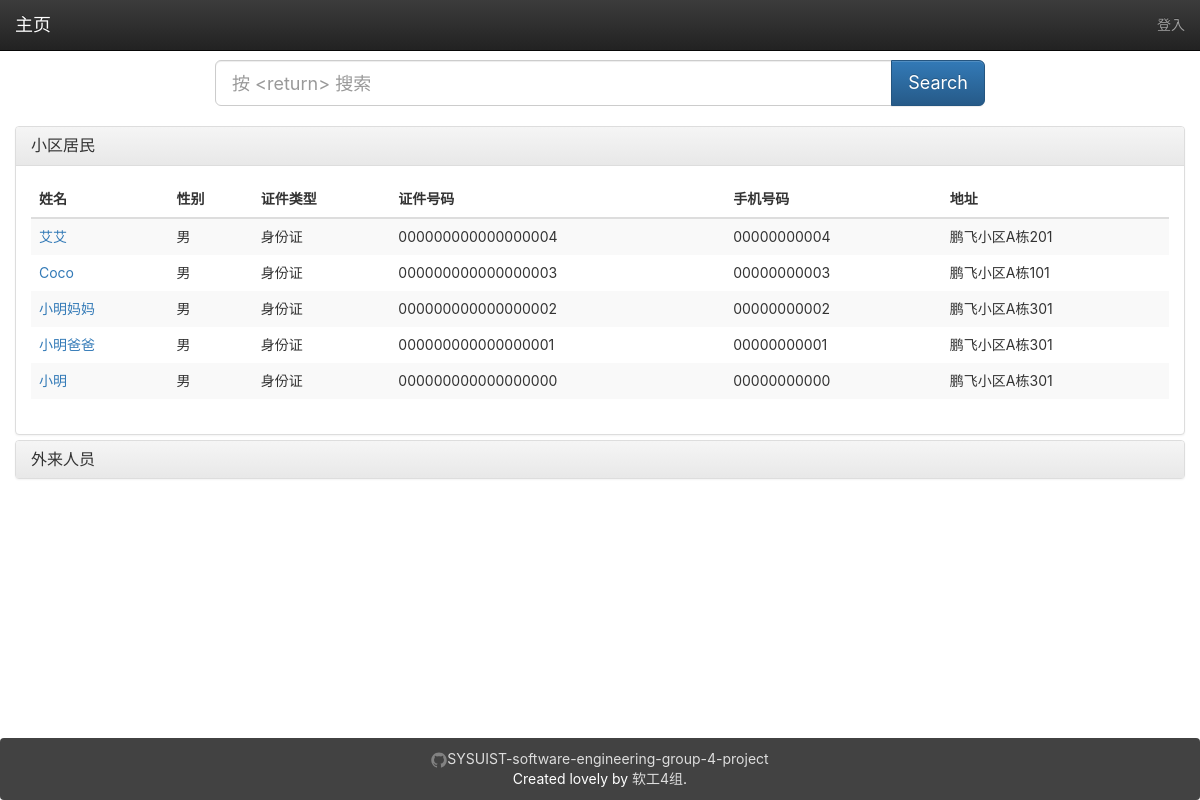
The page /people/ on the database its author committed.
### Interface/app/models.py (models this page shows, shortened)
class Residents(db.Model):
    __tablename__ = 'residents'
    id = db.Column(db.Integer, primary_key=True)
    id_number = db.Column(db.String(64), unique=True)
    id_type = db.Column(db.String(64))
    name = db.Column(db.String(64))
    gender = db.deferred(db.Column(db.String(128)))
    phone_number = db.Column(db.String(128))
    address = db.Column(db.String(32), nullable=True)
    avatar = db.Column(db.String(128))
    face = db.relationship('Face',
                           backref=db.backref('resident', lazy='joined'),
                           lazy='dynamic',
                           cascade='all, delete-orphan')
    temperatures = db.relationship('Temperature',
                           backref=db.backref('resident', lazy='joined'),
                           lazy='dynamic',
                           cascade='all, delete-orphan')

### Interface/app/main/people/views.py (the view)
@book.route('/')
def people():
    search_word = request.args.get('search')
    search_form = SearchForm()
    page = request.args.get('page', 1, type=int)
    the_residents = Residents.query
    the_visitors = Visitors.query
    if search_word:
        search_word = search_word.strip()
        the_residents = the_residents.filter(db.or_(
            Residents.id_number.ilike(u"%%%s%%" % search_word), Residents.id_type.ilike(u"%%%s%%" % search_word), Residents.name.ilike(
                u"%%%s%%" % search_word), Residents.gender.ilike(u"%%%s%%" % search_word), Residents.address.ilike(u"%%%s%%" % search_word),
                Residents.phone_number.ilike(u"%%%s%%" % search_word)))
        the_visitors = the_visitors.filter(db.or_(
            Visitors.id_number.ilike(u"%%%s%%" % search_word), Visitors.id_type.ilike(u"%%%s%%" % search_word), Visitors.name.ilike(
                u"%%%s%%" % search_word), Visitors.gender.ilike(u"%%%s%%" % search_word), Visitors.address.ilike(u"%%%s%%" % search_word),
                Visitors.phone_number.ilike(u"%%%s%%" % search_word)))
        search_form.search.data = search_word
    else:
        the_residents = Residents.query.order_by(Residents.id.desc())
        the_visitors = Visitors.query.order_by(Visitors.id.desc())
    residents_pagination = the_residents.paginate(page, per_page=8)
    residents_result = residents_pagination.items
    visitors_pagination = the_visitors.paginate(page, per_page=8)
    visitors_result = visitors_pagination.items
    return render_template("people.html", residents=residents_result, visitors=visitors_result,
        visitors_pagination=visitors_pagination, residents_pagination=residents_pagination, search_form=search_form,
        title_resident=u"小区居民", title_visitor=u"外来人员")

### Interface/app/main/people/forms.py
class SearchForm(FlaskForm):
    search = StringField(validators=[DataRequired()])
    submit = SubmitField(u"搜索")

### Interface/app/main/index/views.py (called while the page is built)
@main.app_context_processor
def inject_permissions():
    return dict(Permission=Permission)

### Interface/app/main/people/templates/people.html (shortened to what this page needs)
{% extends "base.html" %}
{% from "bootstrap/pagination.html" import render_pagination %}
{% import "bootstrap/wtf.html" as wtf %}
{% block mycontent %}
    <div class="row">
        <div class="col-sm-8 col-sm-offset-2">
            <form class="form form-horizontal" method="get">
                <div class="input-group  input-group-lg">
                    {{ search_form.search(placeholder="按 <return> 搜索",class_="form-control") }}
                <span class="input-group-btn">
                    <input class="btn btn-primary" id="submit" name="submit" type="submit" value="Search">
                </span>
                </div>
            </form>
        </div>
    </div>
    <br>
        <div class="panel-group" id="accordion" role="tablist" aria-multiselectable="true">
            <div class="panel panel-default">
                <div class="panel-heading" role="tab" id="headingOne">
                    <h4 class="panel-title">
                        <a role="button" data-toggle="collapse" data-parent="#accordion" href="#summary"
                           aria-expanded="true" aria-controls="collapseOne">
                           {{ title_resident }}
                        </a>
                    </h4>
                </div>
                <div id="summary" class="panel-collapse collapse in" role="tabpanel"
                     aria-labelledby="headingOne">
                    <div class="panel-body">
                        <table class="table table-striped table-hover">
                            <thead>
                            <tr>
                                <th>姓名</th>
                                <th class="hidden-xs">性别</th>
                                <th class="hidden-xs">证件类型</th>
                                <th class="hidden-xs">证件号码</th>
                                <th class="hidden-xs">手机号码</th>
                                <th class="hidden-xs">地址</th>
                            </tr>
                            </thead>
                            <tbody>
                            {%- for resident in residents -%}
                                <tr>
                                    <td><a href="{{ url_for('book.people_detail',people_id=resident.id,isresident=True) }}">{{ resident.name }}</a></td>
                                    <td class="hidden-xs">{{ resident.gender }}</td>
                                    <td class="hidden-xs">{{ resident.id_type }}</td>
                                    <td class="hidden-xs">{{ resident.id_number }}</td>
                                    <td class="hidden-xs">{{ resident.phone_number }}</td>
                                    <td class="hidden-xs">{{ resident.address }}</td>
                                </tr>
                            {%- endfor -%}
                            </tbody>
                        </table>
                    </div>
                </div>
            </div>
            <div class="panel panel-default">
                <div class="panel-heading" role="tab" id="catalog">
                    <h4 class="panel-title">
                        <a class="collapsed" role="button" data-toggle="collapse" data-parent="#accordion"
                           href="#collapseTwo" aria-expanded="false" aria-controls="collapseTwo">
                           {{ title_visitor }}
                        </a>
                    </h4>
                </div>
            </div>
        </div>
{%- endblock -%}

### Interface/app/templates/base.html (shortened to what this page needs)
{%- extends "bootstrap/base.html" -%}
{%- from 'bootstrap/utils.html' import flashed_messages,icon -%}
{%- block styles -%}
    <link href="{{ url_for('static',filename='css/bootstrap.min.css') }}" rel="stylesheet">
    <link href="{{ url_for('static',filename='css/bootstrap-theme.min.css') }}" rel="stylesheet">
    <link href="{{ url_for('static',filename='css/main.css') }}" rel="stylesheet">
{%- endblock -%}
{%- block body_attribs %} class="Site"{%- endblock -%}
{%- block navbar -%}
    <nav class="navbar  navbar-inverse navbar-fixed-top">
        <div class="container-fluid">
            <div class="navbar-header">
                <a class="navbar-brand" href="{{ url_for('main.index') }}">主页</a>
            </div>
            <div class="collapse navbar-collapse" id="bs-example-navbar-collapse-1">
                <ul class="nav navbar-nav navbar-right">
                    {%- if current_user.is_authenticated -%}
                        <li {% if request.path == url_for('user.detail',user_id=current_user.id) -%}
                            class="active"{%- endif -%} >
                            <a href="{{ url_for('user.detail',user_id=current_user.id) }}">{{ current_user.name }}</a>
                        </li>
                        <li><a href="{{ url_for('auth.logout') }}">登出</a></li>
                    {%- else -%}
                        <li><a href="{{ url_for('auth.login') }}">登入</a></li>
                    {%- endif -%}
                </ul>
            </div>
        </div>
    </nav>
{%- endblock -%}
{%- block content -%}
    <main class="container-fluid Site-content">
        {%- block mycontent -%}{%- endblock -%}
    </main>
    <footer class="panel panel-inverse">
        <div id="site-footer-content">
            <div><a href="https://github.com/droid866/SYSUIST-software-engineering-group-4-project" target="_blank"><span
                    class="icon icon--github"></span><span class="username">SYSUIST-software-engineering-group-4-project</span></a></div>
            <span class="line-wrap">Created lovely by <a href="https://github.com/droid866/SYSUIST-software-engineering-group-4-project">软工4组</a>.</span>
        </div>
    </footer>
{%- endblock -%}

### Interface/app/static/css/main.css (style rules this page uses)
html, body { height: 100%; width: 100%; margin: 0; padding: 0; }
.Site { display: -webkit-box; display: -moz-box; display: -ms-flexbox; display: -webkit-flex; display: flex; flex-direction: column; }
.Site-content { -webkit-box-flex: 1 0 auto; -moz-box-flex: 1 0 auto; -webkit-flex: 1 0 auto; -ms-flex: 1 0 auto; flex: 1 0 auto; width: 100%; margin-top: 60px; }
.panel.panel-inverse { -webkit-box-flex: none; -moz-box-flex: none; -webkit-flex: none; -ms-flex: none; flex: none; margin-bottom: 0; background-color: #424242; color: white; text-align: center; padding: 1rem; }
.panel.panel-inverse a { color: #ddd; }
.line-wrap { display: inline-block; }
.icon > svg { display: inline-block; width: 16px; height: 16px; vertical-align: middle; }
html, body, main { font-family: -apple-system, "Helvetica Neue", Helvetica, Arial, sans-serif; }
#accordion .panel-body, [class^="flask-pagedown"] { max-height: 50rem; overflow-y: scroll; }
.table.table-striped { border: none; }
.table.table-striped td { border: none; }

### rows shown on the page
Residents: name "艾艾", gender "男", id_type "身份证", id_number "000000000000000004", phone_number "00000000004", address "鹏飞小区A栋201"
Residents: name "Coco", gender "男", id_type "身份证", id_number "000000000000000003", phone_number "00000000003", address "鹏飞小区A栋101"
Residents: name "小明妈妈", gender "男", id_type "身份证", id_number "000000000000000002", phone_number "00000000002", address "鹏飞小区A栋301"
Residents: name "小明爸爸", gender "男", id_type "身份证", id_number "000000000000000001", phone_number "00000000001", address "鹏飞小区A栋301"
Residents: name "小明", gender "男", id_type "身份证", id_number "000000000000000000", phone_number "00000000000", address "鹏飞小区A栋301"

### other values the page prints
{{ title_resident }} "小区居民"
{{ title_visitor }} "外来人员"
